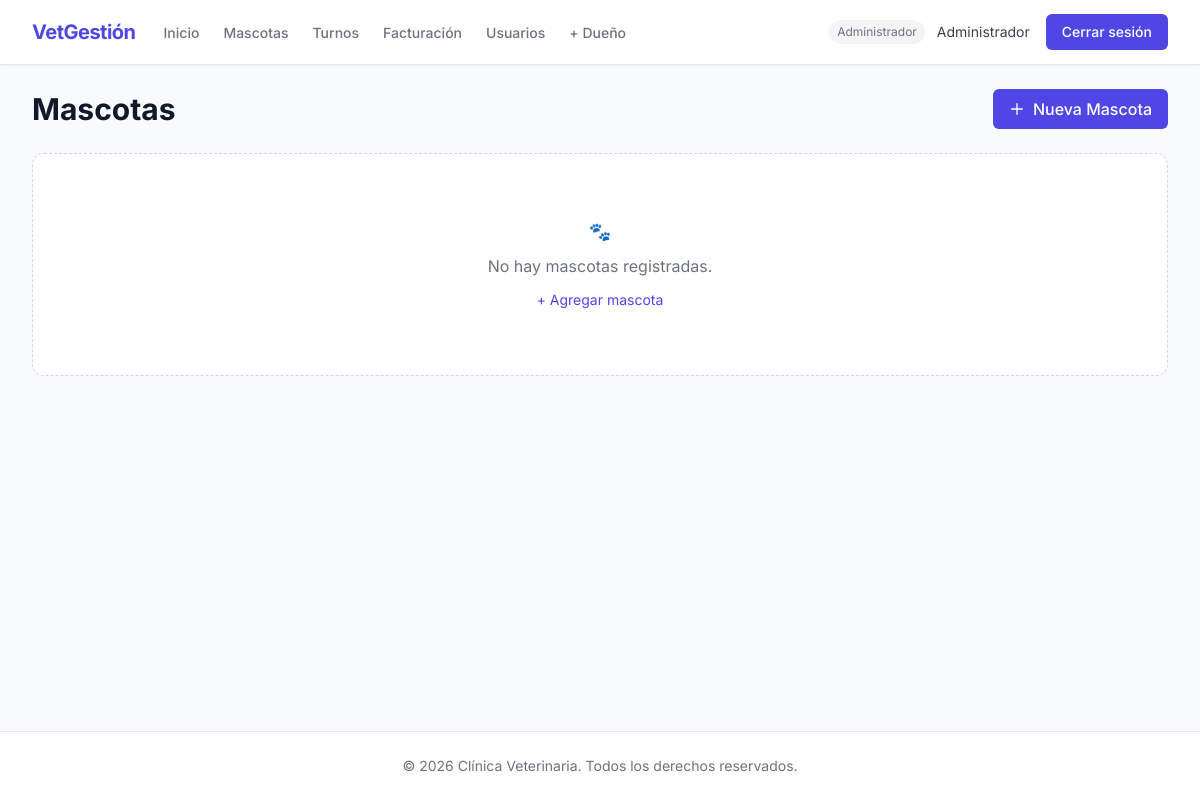
/mascotas/ (signed in), run on an earlier commit of the app's database.
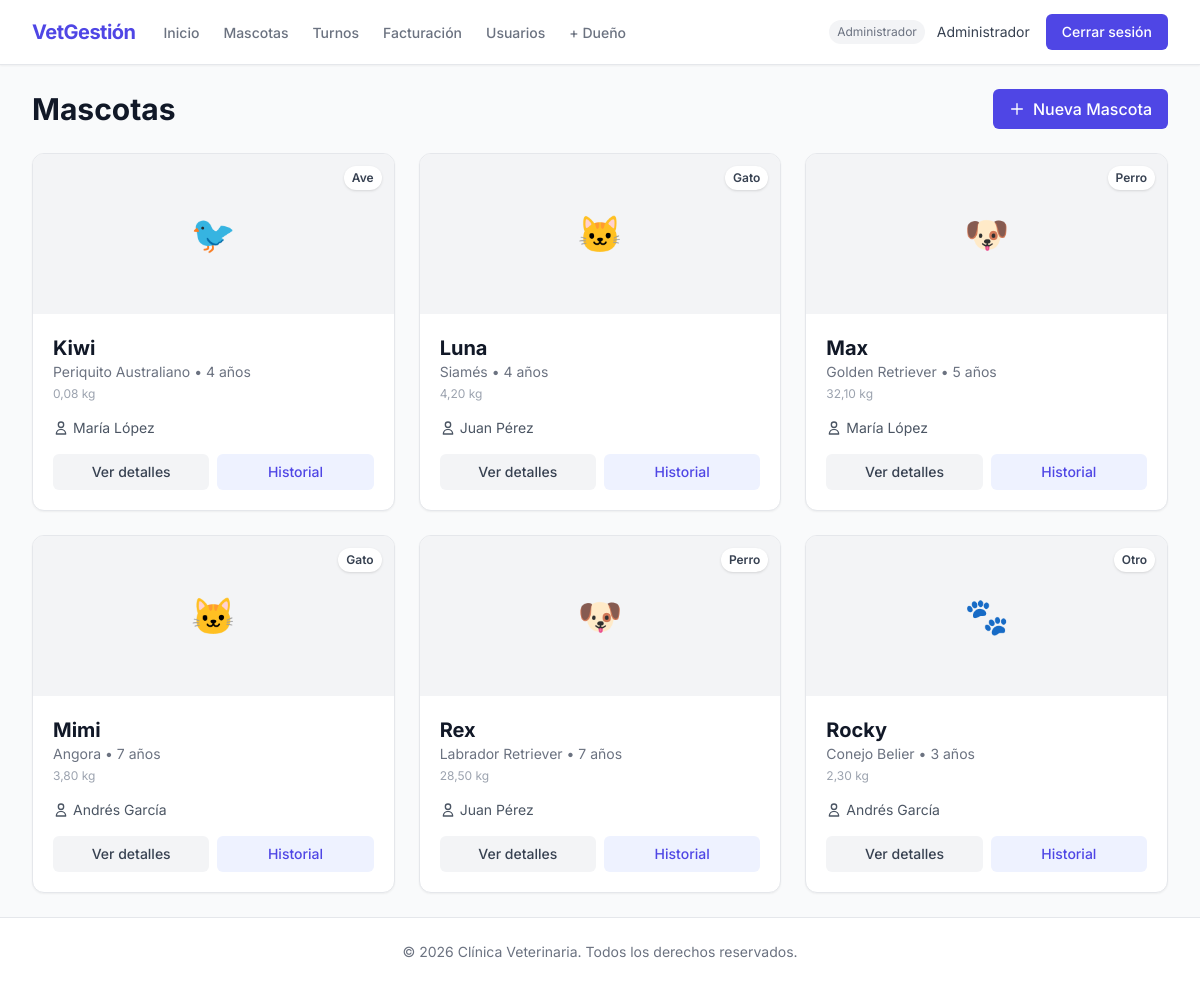
And on a later commit of the database.
### apps/mascotas/models.py (models this page shows, shortened)
class Mascota(models.Model):
    ESPECIE_PERRO = 'perro'
    ESPECIE_GATO = 'gato'
    ESPECIE_AVE = 'ave'
    ESPECIE_OTRO = 'otro'
    ESPECIES = [
        (ESPECIE_PERRO, 'Perro'),
        (ESPECIE_GATO, 'Gato'),
        (ESPECIE_AVE, 'Ave'),
        (ESPECIE_OTRO, 'Otro'),
    ]
    nombre = models.CharField(max_length=100, verbose_name='Nombre')
    especie = models.CharField(max_length=20, choices=ESPECIES, verbose_name='Especie')
    raza = models.CharField(max_length=100, blank=True, verbose_name='Raza')
    fecha_nacimiento = models.DateField(
        validators=[validar_fecha_no_futura],
        verbose_name='Fecha de nacimiento',
    )
    foto = models.ImageField(
        upload_to=ruta_foto_mascota,
        blank=True,
        null=True,
        verbose_name='Foto',
    )
    peso = models.DecimalField(max_digits=5, decimal_places=2, verbose_name='Peso (kg)')
    dueno = models.ForeignKey(
        Usuario,
        on_delete=models.CASCADE,
        related_name='mascotas',
        limit_choices_to={'rol': Usuario.ROL_DUENO},
        verbose_name='Dueño',
    )
    fecha_registro = models.DateTimeField(auto_now_add=True, verbose_name='Fecha de registro')
    class Meta:
        verbose_name = 'mascota'
        verbose_name_plural = 'mascotas'
        ordering = ['nombre']
    @property
    def edad(self) -> int:
        hoy = date.today()
        return hoy.year - self.fecha_nacimiento.year - (
            (hoy.month, hoy.day) < (self.fecha_nacimiento.month, self.fecha_nacimiento.day)
        )

### apps/usuarios/models.py (models this page shows, shortened)
class Usuario(AbstractUser):
    ROL_ADMIN = 'admin'
    ROL_VETERINARIO = 'veterinario'
    ROL_RECEPCIONISTA = 'recepcionista'
    ROL_DUENO = 'dueno'
    ROLES = [
        (ROL_ADMIN, 'Administrador'),
        (ROL_VETERINARIO, 'Veterinario'),
        (ROL_RECEPCIONISTA, 'Recepcionista'),
        (ROL_DUENO, 'Dueño'),
    ]
    rol = models.CharField(max_length=20, choices=ROLES, default=ROL_DUENO, verbose_name='Rol')
    telefono = models.CharField(max_length=20, blank=True, verbose_name='Teléfono')
    class Meta:
        verbose_name = 'usuario'
        verbose_name_plural = 'usuarios'
    def es_admin(self) -> bool:
        return self.rol == self.ROL_ADMIN
    def es_veterinario(self) -> bool:
        return self.rol == self.ROL_VETERINARIO
    def es_dueno(self) -> bool:
        return self.rol == self.ROL_DUENO
    def puede_crear_dueno(self) -> bool:
        return self.rol in [self.ROL_ADMIN, self.ROL_VETERINARIO, self.ROL_RECEPCIONISTA]

### apps/mascotas/views.py (the view)
# urls.py: path('', views.ListaMascotas.as_view(), name='lista_mascotas'),
class ListaMascotas(LoginRequiredMixin, ListView):
    model = Mascota
    template_name = 'mascotas/lista.html'
    context_object_name = 'mascotas'
    def get_queryset(self):
        usuario = self.request.user
        if usuario.es_dueno():
            return Mascota.objects.filter(dueno=usuario).select_related('dueno')
        return Mascota.objects.all().select_related('dueno')

### templates/mascotas/lista.html (shortened to what this page needs)
{% extends 'base.html' %}
{% block content %}
<div class="flex justify-between items-center mb-6">
    <h1 class="text-3xl font-bold text-gray-900">
        {% if user.es_dueno %}Mis Mascotas{% else %}Mascotas{% endif %}
    </h1>
    {% if user.es_admin or user.es_veterinario %}
    <a href="{% url 'crear_mascota' %}" class="bg-indigo-600 text-white px-4 py-2 rounded-md font-medium hover:bg-indigo-700 transition flex items-center gap-2">
        <svg class="w-4 h-4" fill="none" stroke="currentColor" viewBox="0 0 24 24"><path stroke-linecap="round" stroke-linejoin="round" stroke-width="2" d="M12 4v16m8-8H4"/></svg>
        Nueva Mascota
    </a>
    {% endif %}
</div>
<div class="grid grid-cols-1 md:grid-cols-2 lg:grid-cols-3 gap-6">
    {% for mascota in mascotas %}
    <div class="bg-white rounded-xl shadow-sm border border-gray-200 overflow-hidden hover:shadow-md transition">
        <div class="h-40 bg-gray-100 relative">
            {% if mascota.foto %}
                <img src="{{ mascota.foto.url }}" alt="{{ mascota.nombre }}" class="w-full h-full object-cover">
            {% else %}
                <div class="w-full h-full flex items-center justify-center text-4xl">
                    {% if mascota.especie == 'perro' %}🐶{% elif mascota.especie == 'gato' %}🐱{% elif mascota.especie == 'ave' %}🐦{% else %}🐾{% endif %}
                </div>
            {% endif %}
            <span class="absolute top-3 right-3 bg-white text-gray-700 text-xs font-semibold px-2 py-1 rounded-full shadow">
                {{ mascota.get_especie_display }}
            </span>
        </div>
        <div class="p-5">
            <h3 class="text-xl font-bold text-gray-900">{{ mascota.nombre }}</h3>
            <p class="text-sm text-gray-500 mb-1">{{ mascota.raza|default:"Sin raza especificada" }} • {{ mascota.edad }} año{{ mascota.edad|pluralize:"s" }}</p>
            <p class="text-xs text-gray-400 mb-4">{{ mascota.peso }} kg</p>
            {% if not user.es_dueno %}
            <p class="text-sm text-gray-600 mb-4 flex items-center gap-1">
                <svg class="w-4 h-4" fill="none" stroke="currentColor" viewBox="0 0 24 24"><path stroke-linecap="round" stroke-linejoin="round" stroke-width="2" d="M16 7a4 4 0 11-8 0 4 4 0 018 0zM12 14a7 7 0 00-7 7h14a7 7 0 00-7-7z"/></svg>
                {{ mascota.dueno.get_full_name|default:mascota.dueno.username }}
            </p>
            {% endif %}
            <div class="flex gap-2">
                <a href="{% url 'detalle_mascota' mascota.pk %}" class="flex-1 text-center bg-gray-100 text-gray-700 py-2 rounded-md text-sm font-medium hover:bg-gray-200 transition">
                    Ver detalles
                </a>
                {% if user.es_admin or user.es_veterinario %}
                <a href="{% url 'historial_mascota' mascota.pk %}" class="flex-1 text-center bg-indigo-50 text-indigo-600 py-2 rounded-md text-sm font-medium hover:bg-indigo-100 transition">
                    Historial
                </a>
                {% endif %}
            </div>
        </div>
    </div>
    {% empty %}
    <div class="col-span-full py-16 text-center bg-white rounded-xl border border-dashed border-gray-300">
        <p class="text-gray-400 text-lg mb-2">🐾</p>
        <p class="text-gray-500">No hay mascotas registradas.</p>
        {% if user.es_admin or user.es_veterinario %}
        <a href="{% url 'crear_mascota' %}" class="mt-3 inline-block text-indigo-600 hover:underline text-sm">+ Agregar mascota</a>
        {% endif %}
    </div>
    {% endfor %}
</div>
{% endblock %}

What changed in the data, as far as the page shows it:
added Mascota: especie "Ave", nombre "Kiwi", raza "Periquito Australiano", edad "4", peso "0,08", dueno.get_full_name "María López"
added Mascota: especie "Gato", nombre "Luna", raza "Siamés", edad "4", peso "4,20", dueno.get_full_name "Juan Pérez"
added Mascota: especie "Perro", nombre "Max", raza "Golden Retriever", edad "5", peso "32,10", dueno.get_full_name "María López"
added Mascota: especie "Gato", nombre "Mimi", raza "Angora", edad "7", peso "3,80", dueno.get_full_name "Andrés García"
added Mascota: especie "Perro", nombre "Rex", raza "Labrador Retriever", edad "7", peso "28,50", dueno.get_full_name "Juan Pérez"
added Mascota: especie "Otro", nombre "Rocky", raza "Conejo Belier", edad "3", peso "2,30", dueno.get_full_name "Andrés García"
Also different on the page:
text no longer shown: "🐾 No hay mascotas registradas. + Agregar mascota"
